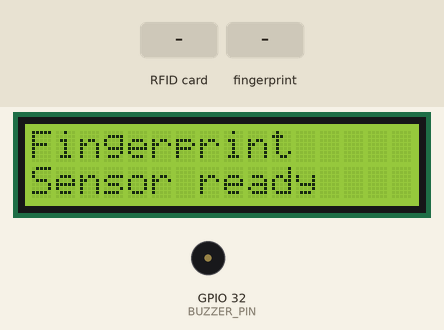
This sketch was run on a simulated ESP32. On the bench: 16×2 character LCD, buzzer (waves = sounding). The test bench sets the inputs (shaded band). WiFi joins after 1.5 s; servers stay silent unless stated; uploads are accepted with an empty reply; what the sketch prints to the serial monitor is not drawn.

Above: at 4.1 s.
At 6.4 s:
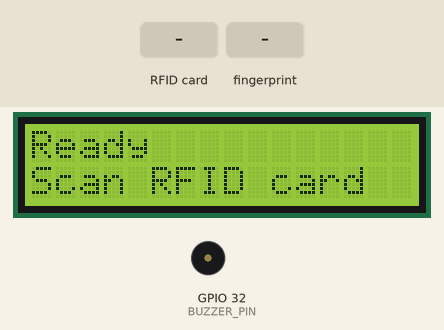
6.5 s: RFID card 12 34 56 78 held to the reader
At 8.6 s:
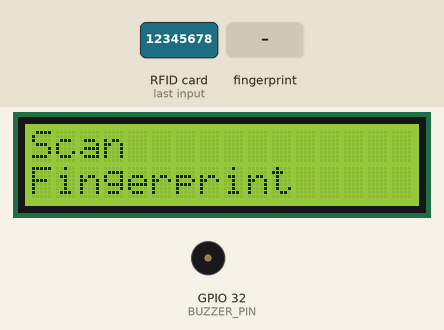
8.9 s: finger stored as number 1 placed on the sensor
At 11.1 s:
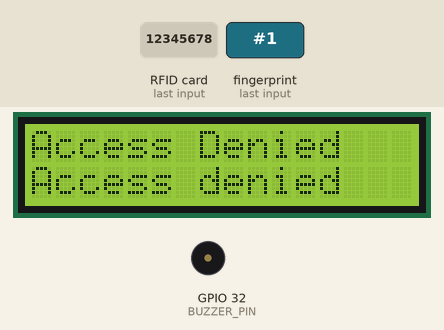
11.9 s: RFID card 5E 7A 19 C4 held to the reader
At 23.8 s:
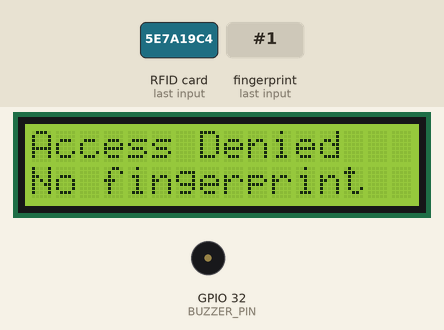
Timing chart, 0 to 25.0 s (numbered marks = the images above; inputs shaded):
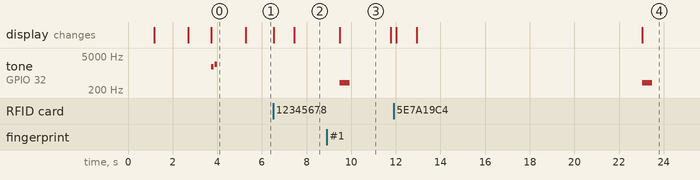

Measured:
- after the input at 6.5 s, the display: first changes at once (image 2 shows a later state)
- after the input at 8.9 s, tone on GPIO 32 (BUZZER_PIN): silent → 400 Hz after 0.58 s, → silent 0.45 s later; the display: changes after 0.58 s (image 3)
- after the input at 11.9 s, tone on GPIO 32 (BUZZER_PIN): silent → 400 Hz after 11.1 s, → silent 0.45 s later; the display: first changes after 0.11 s (image 4 shows a later state)
- what the display in image 0 shows lasts 1.6 s, from 3.7 s to 5.3 s
- what the display in image 3 shows lasts 2.3 s, from 9.5 s to 11.8 s

The sketch:

attendance6_esp32.ino
```cpp
#include <WiFi.h>
#include <HTTPClient.h>
#include <ArduinoJson.h>
#include <SPI.h>
#include <MFRC522.h>
#include <Adafruit_Fingerprint.h>
#include <Wire.h>
#include <LiquidCrystal_I2C.h>
#include <ThreeWire.h>
#include <RtcDS1302.h>

// ---------- WiFi and server settings ----------
const char* WIFI_SSID = "realme C12";
const char* WIFI_PASSWORD = "12345678";

// Use your computer IP address, not localhost.
// Example: const char* SERVER_BASE_URL = "http://192.168.1.10:3000";
const char* SERVER_BASE_URL = "http://192.168.0.102:3000";

// ---------- ESP32 pins ----------
#define RFID_SS_PIN 5
#define RFID_RST_PIN 4

#define FINGERPRINT_RX_PIN 16
#define FINGERPRINT_TX_PIN 17

#define LCD_SDA_PIN 21
#define LCD_SCL_PIN 22

#define RTC_CLK_PIN 14
#define RTC_DAT_PIN 27
#define RTC_RST_PIN 26

#define BUZZER_PIN 32

MFRC522 rfid(RFID_SS_PIN, RFID_RST_PIN);
HardwareSerial fingerprintSerial(2);
Adafruit_Fingerprint finger = Adafruit_Fingerprint(&fingerprintSerial);
LiquidCrystal_I2C lcd(0x27, 16, 2);
ThreeWire rtcWire(RTC_DAT_PIN, RTC_CLK_PIN, RTC_RST_PIN);
RtcDS1302<ThreeWire> rtc(rtcWire);

unsigned long lastRegistrationPoll = 0;
bool registrationBusy = false;

void setup() {
  Serial.begin(115200);
  pinMode(BUZZER_PIN, OUTPUT);

  Wire.begin(LCD_SDA_PIN, LCD_SCL_PIN);
  lcd.init();
  lcd.backlight();

  SPI.begin(18, 19, 23, RFID_SS_PIN);
  rfid.PCD_Init();

  fingerprintSerial.begin(57600, SERIAL_8N1, FINGERPRINT_RX_PIN, FINGERPRINT_TX_PIN);
  finger.begin(57600);

  rtc.Begin();
  if (!rtc.IsDateTimeValid()) {
    rtc.SetDateTime(RtcDateTime(__DATE__, __TIME__));
  }

  showMessage("Attendance6", "Starting...");
  connectWiFi();

  if (finger.verifyPassword()) {
    showMessage("Fingerprint", "Sensor ready");
    successBeep();
  } else {
    showMessage("Fingerprint", "Not found");
    errorBeep();
  }

  delay(1200);
  showMessage("Ready", "Scan RFID card");
}

void loop() {
  if (WiFi.status() != WL_CONNECTED) {
    connectWiFi();
  }

  if (!registrationBusy && millis() - lastRegistrationPoll > 3000) {
    lastRegistrationPoll = millis();
    checkRegistrationTask();
  }

  if (!registrationBusy) {
    handleAttendanceScan();
  }
}

void connectWiFi() {
  WiFi.begin(WIFI_SSID, WIFI_PASSWORD);
  showMessage("Connecting WiFi", WIFI_SSID);

  int attempts = 0;
  while (WiFi.status() != WL_CONNECTED && attempts < 30) {
    delay(500);
    Serial.print(".");
    attempts++;
  }

  if (WiFi.status() == WL_CONNECTED) {
    showMessage("WiFi connected", WiFi.localIP().toString());
    delay(1000);
  } else {
    showMessage("WiFi failed", "Check settings");
    errorBeep();
    delay(2000);
  }
}

void checkRegistrationTask() {
  String response;
  int code = httpGet("/api/esp32/registration-task", response);
  if (code != 200) {
    Serial.print("Registration task HTTP code: ");
    Serial.println(code);
    Serial.print("Registration task response: ");
    Serial.println(response);
    return;
  }

  StaticJsonDocument<256> doc;
  DeserializationError error = deserializeJson(doc, response);
  if (error || !doc["active"]) return;

  registrationBusy = true;
  String name = doc["name"].as<String>();
  int fingerprintId = doc["fingerprint_id"].as<int>();

  showMessage("Registering", shortLine(name));
  delay(1200);

  bool enrolled = enrollFingerprint(fingerprintId);
  if (!enrolled) {
    showMessage("Enroll failed", "Try again");
    errorBeep();
    registrationBusy = false;
    delay(1500);
    showMessage("Ready", "Scan RFID card");
    return;
  }

  showMessage("Scan RFID card", "For this user");
  String uid = waitForRfidUid();

  if (uid.length() == 0) {
    showMessage("RFID failed", "Try again");
    errorBeep();
    registrationBusy = false;
    delay(1500);
    showMessage("Ready", "Scan RFID card");
    return;
  }

  bool saved = sendRegistrationComplete(fingerprintId, uid);
  if (saved) {
    showMessage("User saved", uid);
    successBeep();
  } else {
    showMessage("Save failed", "Check server");
    errorBeep();
  }

  delay(2000);
  registrationBusy = false;
  showMessage("Ready", "Scan RFID card");
}

bool enrollFingerprint(int id) {
  int result = -1;

  showMessage("Place finger", "ID: " + String(id));
  while ((result = finger.getImage()) != FINGERPRINT_OK) {
    if (result == FINGERPRINT_NOFINGER) delay(100);
    else return false;
  }

  if (finger.image2Tz(1) != FINGERPRINT_OK) return false;

  showMessage("Remove finger", "");
  delay(2000);
  while (finger.getImage() != FINGERPRINT_NOFINGER) {
    delay(100);
  }

  showMessage("Place again", "Same finger");
  while ((result = finger.getImage()) != FINGERPRINT_OK) {
    if (result == FINGERPRINT_NOFINGER) delay(100);
    else return false;
  }

  if (finger.image2Tz(2) != FINGERPRINT_OK) return false;
  if (finger.createModel() != FINGERPRINT_OK) return false;
  if (finger.storeModel(id) != FINGERPRINT_OK) return false;

  return true;
}

void handleAttendanceScan() {
  if (!rfid.PICC_IsNewCardPresent() || !rfid.PICC_ReadCardSerial()) {
    return;
  }

  String uid = getCurrentRfidUid();
  rfid.PICC_HaltA();
  rfid.PCD_StopCrypto1();

  showMessage("RFID scanned", uid);
  delay(700);

  bool biometricsEnabled = getBiometricsEnabled();
  int fingerprintId = -1;

  if (biometricsEnabled) {
    showMessage("Scan", "Fingerprint");
    fingerprintId = scanFingerprint();

    if (fingerprintId < 0) {
      showMessage("Access Denied", "No fingerprint");
      errorBeep();
      delay(1500);
      showMessage("Ready", "Scan RFID card");
      return;
    }
  }

  verifyAttendance(uid, fingerprintId, biometricsEnabled);
  delay(1800);
  showMessage("Ready", "Scan RFID card");
}

int scanFingerprint() {
  unsigned long started = millis();

  while (millis() - started < 10000) {
    int result = finger.getImage();
    if (result == FINGERPRINT_NOFINGER) {
      delay(100);
      continue;
    }
    if (result != FINGERPRINT_OK) return -1;
    if (finger.image2Tz() != FINGERPRINT_OK) return -1;
    if (finger.fingerSearch() != FINGERPRINT_OK) return -1;

    return finger.fingerID;
  }

  return -1;
}

bool getBiometricsEnabled() {
  String response;
  int code = httpGet("/api/settings/biometrics", response);
  if (code != 200) return true;

  StaticJsonDocument<128> doc;
  if (deserializeJson(doc, response)) return true;

  return doc["enabled"] | true;
}

void verifyAttendance(String uid, int fingerprintId, bool biometricsEnabled) {
  StaticJsonDocument<160> request;
  request["rfid_uid"] = uid;
  if (biometricsEnabled) {
    request["fingerprint_id"] = fingerprintId;
  }

  String body;
  serializeJson(request, body);

  String response;
  int code = httpPost("/api/attendance/verify", body, response);

  StaticJsonDocument<256> doc;
  deserializeJson(doc, response);
  bool success = code == 200 && doc["success"];

  if (success) {
    String name = doc["user"]["name"] | "";
    showMessage("Attendance OK", shortLine(name));
    successBeep();
  } else {
    const char* message = doc["message"] | "Access denied";
    showMessage("Access Denied", shortLine(String(message)));
    errorBeep();
  }
}

bool sendRegistrationComplete(int fingerprintId, String uid) {
  StaticJsonDocument<160> request;
  request["fingerprint_id"] = fingerprintId;
  request["rfid_uid"] = uid;

  String body;
  serializeJson(request, body);

  String response;
  int code = httpPost("/api/esp32/registration-complete", body, response);
  return code == 200;
}

String waitForRfidUid() {
  unsigned long started = millis();

  while (millis() - started < 20000) {
    if (rfid.PICC_IsNewCardPresent() && rfid.PICC_ReadCardSerial()) {
      String uid = getCurrentRfidUid();
      rfid.PICC_HaltA();
      rfid.PCD_StopCrypto1();
      return uid;
    }
    delay(100);
  }

  return "";
}

String getCurrentRfidUid() {
  String uid = "";
  for (byte i = 0; i < rfid.uid.size; i++) {
    if (rfid.uid.uidByte[i] < 0x10) uid += "0";
    uid += String(rfid.uid.uidByte[i], HEX);
  }
  uid.toUpperCase();
  return uid;
}

int httpGet(String path, String& response) {
  if (WiFi.status() != WL_CONNECTED) return -1;

  HTTPClient http;
  http.setTimeout(5000);
  String url = String(SERVER_BASE_URL) + path;
  Serial.print("GET ");
  Serial.println(url);
  http.begin(url);
  int code = http.GET();
  response = http.getString();
  Serial.print("HTTP code: ");
  Serial.println(code);
  http.end();
  return code;
}

int httpPost(String path, String body, String& response) {
  if (WiFi.status() != WL_CONNECTED) return -1;

  HTTPClient http;
  http.setTimeout(8000);
  String url = String(SERVER_BASE_URL) + path;
  Serial.print("POST ");
  Serial.println(url);
  Serial.print("Body: ");
  Serial.println(body);
  http.begin(url);
  http.addHeader("Content-Type", "application/json");
  int code = http.POST(body);
  response = http.getString();
  Serial.print("HTTP code: ");
  Serial.println(code);
  Serial.print("Response: ");
  Serial.println(response);
  http.end();
  return code;
}

void showMessage(String line1, String line2) {
  lcd.clear();
  lcd.setCursor(0, 0);
  lcd.print(shortLine(line1));
  lcd.setCursor(0, 1);
  lcd.print(shortLine(line2));

  Serial.print(line1);
  Serial.print(" | ");
  Serial.println(line2);
}

String shortLine(String value) {
  if (value.length() <= 16) return value;
  return value.substring(0, 16);
}

void successBeep() {
  tone(BUZZER_PIN, 1800, 120);
  delay(160);
  tone(BUZZER_PIN, 2300, 120);
  delay(160);
  noTone(BUZZER_PIN);
}

void errorBeep() {
  tone(BUZZER_PIN, 400, 450);
  delay(480);
  noTone(BUZZER_PIN);
}
```
